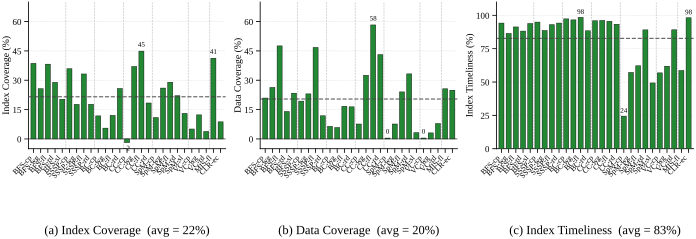

Python code for this plot:
#!/usr/bin/env python3
"""
Round 4 §5.3 Layout B (Quality standalone): 1x3 panel.

  (a) Index Coverage (%)   (b) Data Coverage (%)   (c) Index Timeliness (%)

Workload axis: ORDERED_27 (MST excluded — no IMA prefetches).

Round 4 visual rules:
  - PALETTE_TOL_BRIGHT — green palette[0] for the GRASP bars
  - Subplot labels (a)(b)(c) BELOW each axis via subplot_label helper
  - Path depth: parents[5]
  - Group-separator vertical dashed lines and per-panel mean reference line
  - Tight y-axis (~70 percent fill) and only outliers annotated

Output: proto_r4_53_B_qual.{pdf,svg} in this directory.
"""
from __future__ import annotations
import json
import sys
from pathlib import Path

import numpy as np

# NOTE: round4/ is 5 levels deep from repo root.
_REPO = Path(__file__).resolve().parents[5]
sys.path.insert(0, str(_REPO / "ima_plan/07_paper_outline/plot_style"))
from plot_util import (  # noqa: E402
    apply_style, save_fig,
    PALETTE_TOL_BRIGHT, subplot_label,
)
from workload_names import (  # noqa: E402
    ORDERED_27, SHORT_NAME, group_separator_positions,
)

apply_style()
import matplotlib.pyplot as plt  # noqa: E402


# ── Path constants ───────────────────────────────────────────────────────────
DATA_JSON = _REPO / "ima_plan/07_paper_outline/figures/effectiveness_data.json"
OUT_DIR = Path(__file__).resolve().parent

DATA = json.loads(DATA_JSON.read_text())["workloads"]


# ── Per-metric extractors ────────────────────────────────────────────────────
def idx_coverage(rec):
    base = rec.get("baseline") or {}
    g = rec.get("grasp") or {}
    bm, gm = base.get("ima_idx_misses"), g.get("ima_idx_misses")
    if bm is None or gm is None or bm == 0:
        return None
    return (bm - gm) / bm * 100.0


def data_coverage(rec):
    base = rec.get("baseline") or {}
    g = rec.get("grasp") or {}
    bm, gm = base.get("ima_data_misses"), g.get("ima_data_misses")
    if bm is None or gm is None or bm == 0:
        return None
    return (bm - gm) / bm * 100.0


def idx_timeliness(rec):
    g = rec.get("grasp") or {}
    tl = g.get("ima_timeliness") or {}
    return tl.get("index_pct")


# ── Build per-workload arrays in canonical order ─────────────────────────────
n = len(ORDERED_27)
labels = [SHORT_NAME[k] for k in ORDERED_27]
xs = np.arange(n)

idx_cov_arr = np.array([
    idx_coverage(DATA.get(k) or {}) if idx_coverage(DATA.get(k) or {}) is not None else np.nan
    for k in ORDERED_27
])
dat_cov_arr = np.array([
    data_coverage(DATA.get(k) or {}) if data_coverage(DATA.get(k) or {}) is not None else np.nan
    for k in ORDERED_27
])
tl_arr = np.array([
    idx_timeliness(DATA.get(k) or {}) if idx_timeliness(DATA.get(k) or {}) is not None else np.nan
    for k in ORDERED_27
])


def nm(arr):
    valid = arr[~np.isnan(arr)]
    return float(np.mean(valid)) if valid.size else 0.0


idx_cov_mean = nm(idx_cov_arr)
dat_cov_mean = nm(dat_cov_arr)
tl_mean      = nm(tl_arr)


# ── Colours ──────────────────────────────────────────────────────────────────
C_GRASP = PALETTE_TOL_BRIGHT[0]   # green
C_REF   = "#444444"


# ── Figure layout ────────────────────────────────────────────────────────────
fig, axes = plt.subplots(
    nrows=1, ncols=3, figsize=(7.0, 2.2),
    constrained_layout=True,
)

sep_positions = group_separator_positions(ORDERED_27)


def style_xaxis(ax):
    ax.set_xticks(xs)
    ax.set_xticklabels(labels, rotation=45, ha="right", fontsize=5.5)
    ax.set_xlim(-0.7, n - 0.3)
    ax.tick_params(axis="x", pad=1)
    for sp in sep_positions:
        ax.axvline(x=sp, color="#999999", linestyle="--",
                   linewidth=0.4, alpha=0.7, zorder=1)


def annotate_outliers(ax, values, hi_thresh, lo_thresh):
    for i, v in enumerate(values):
        if np.isnan(v):
            continue
        if v > hi_thresh or v < lo_thresh:
            offset = 1.5 if v >= 0 else -1.5
            va = "bottom" if v >= 0 else "top"
            ax.text(
                i, v + offset, f"{v:.0f}",
                ha="center", va=va, fontsize=5.0, color="black",
                zorder=6,
            )


# ────────────────────────────────────────────────────────────────────────────
# (a) Index Coverage
# ────────────────────────────────────────────────────────────────────────────
ax = axes[0]
ax.bar(xs, idx_cov_arr, 0.70,
       color=C_GRASP, edgecolor="black", linewidth=0.3, zorder=3)
ax.axhline(idx_cov_mean, color=C_REF, linestyle="--", linewidth=0.8,
           alpha=0.85, zorder=4)
ax.axhline(0, color="black", linewidth=0.4, zorder=2)
annotate_outliers(ax, idx_cov_arr, hi_thresh=40.0, lo_thresh=2.0)
ax.set_ylim(-5, 70)
ax.set_yticks([0, 15, 30, 45, 60])
ax.set_ylabel("Index Coverage (%)", fontsize=7, labelpad=1)
ax.tick_params(axis="y", labelsize=6.5)
style_xaxis(ax)
subplot_label(ax,
              f"(a) Index Coverage  (avg = {idx_cov_mean:.0f}%)",
              y=-0.62)


# ────────────────────────────────────────────────────────────────────────────
# (b) Data Coverage
# ────────────────────────────────────────────────────────────────────────────
ax = axes[1]
ax.bar(xs, dat_cov_arr, 0.70,
       color=C_GRASP, edgecolor="black", linewidth=0.3, zorder=3)
ax.axhline(dat_cov_mean, color=C_REF, linestyle="--", linewidth=0.8,
           alpha=0.85, zorder=4)
ax.axhline(0, color="black", linewidth=0.4, zorder=2)
annotate_outliers(ax, dat_cov_arr, hi_thresh=50.0, lo_thresh=2.0)
ax.set_ylim(-5, 70)
ax.set_yticks([0, 15, 30, 45, 60])
ax.set_ylabel("Data Coverage (%)", fontsize=7, labelpad=1)
ax.tick_params(axis="y", labelsize=6.5)
style_xaxis(ax)
subplot_label(ax,
              f"(b) Data Coverage  (avg = {dat_cov_mean:.0f}%)",
              y=-0.62)


# ────────────────────────────────────────────────────────────────────────────
# (c) Index Timeliness
# ────────────────────────────────────────────────────────────────────────────
ax = axes[2]
ax.bar(xs, tl_arr, 0.70,
       color=C_GRASP, edgecolor="black", linewidth=0.3, zorder=3)
ax.axhline(tl_mean, color=C_REF, linestyle="--", linewidth=0.8,
           alpha=0.85, zorder=4)
annotate_outliers(ax, tl_arr, hi_thresh=98.0, lo_thresh=30.0)
ax.set_ylim(0, 110)
ax.set_yticks([0, 25, 50, 75, 100])
ax.set_ylabel("Index Timeliness (%)", fontsize=7, labelpad=1)
ax.tick_params(axis="y", labelsize=6.5)
style_xaxis(ax)
subplot_label(ax,
              f"(c) Index Timeliness  (avg = {tl_mean:.0f}%)",
              y=-0.62)


# ── Save ────────────────────────────────────────────────────────────────────
save_fig(fig, "proto_r4_53_B_qual", OUT_DIR)
plt.close(fig)


# ── Console summary ────────────────────────────────────────────────────────
print("=== Round 4 §5.3 Layout B (Quality) — 1x3 ===")
print(f"workloads = {n}")
print(f"  Idx Coverage   avg = {idx_cov_mean:5.1f}%   "
      f"min = {np.nanmin(idx_cov_arr):5.1f}%  max = {np.nanmax(idx_cov_arr):5.1f}%")
print(f"  Data Coverage  avg = {dat_cov_mean:5.1f}%   "
      f"min = {np.nanmin(dat_cov_arr):5.1f}%  max = {np.nanmax(dat_cov_arr):5.1f}%")
print(f"  Idx Timeliness avg = {tl_mean:5.1f}%   "
      f"min = {np.nanmin(tl_arr):5.1f}%  max = {np.nanmax(tl_arr):5.1f}%")
print(f"\nSaved to {OUT_DIR}/proto_r4_53_B_qual.{{pdf,svg}}")
